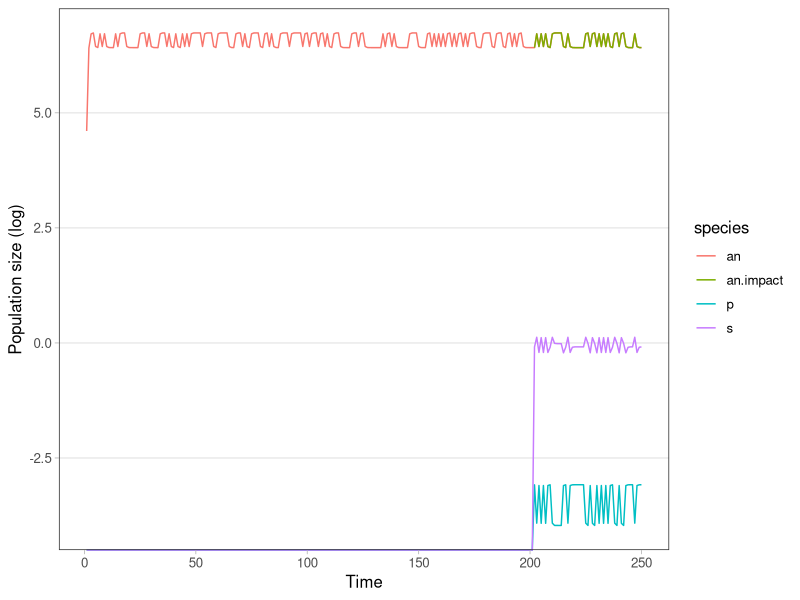
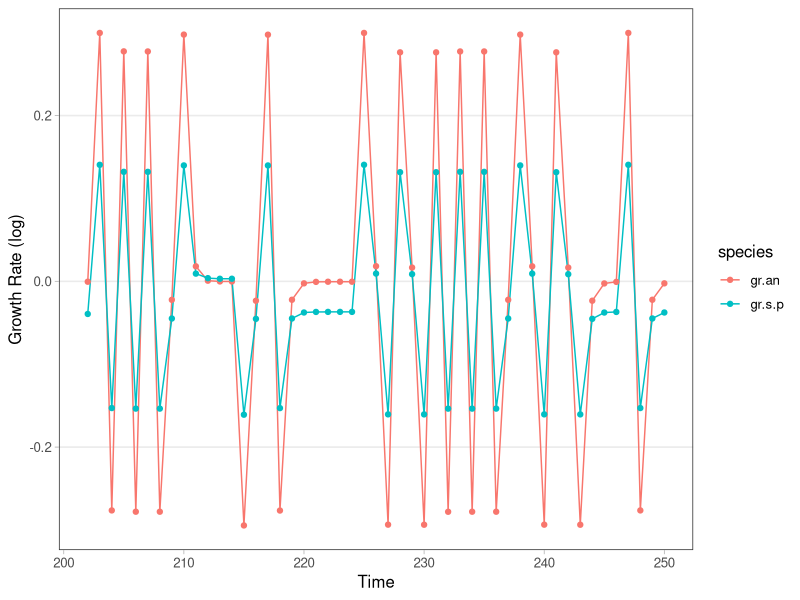
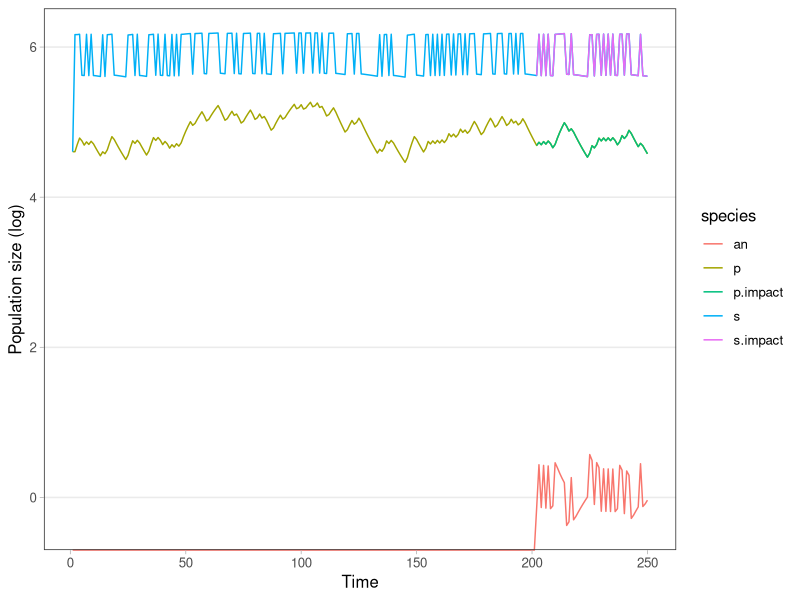
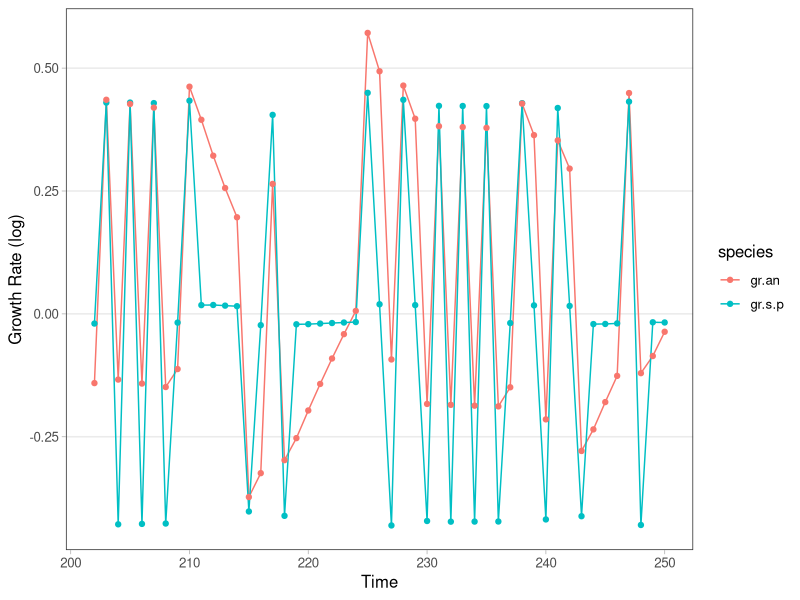
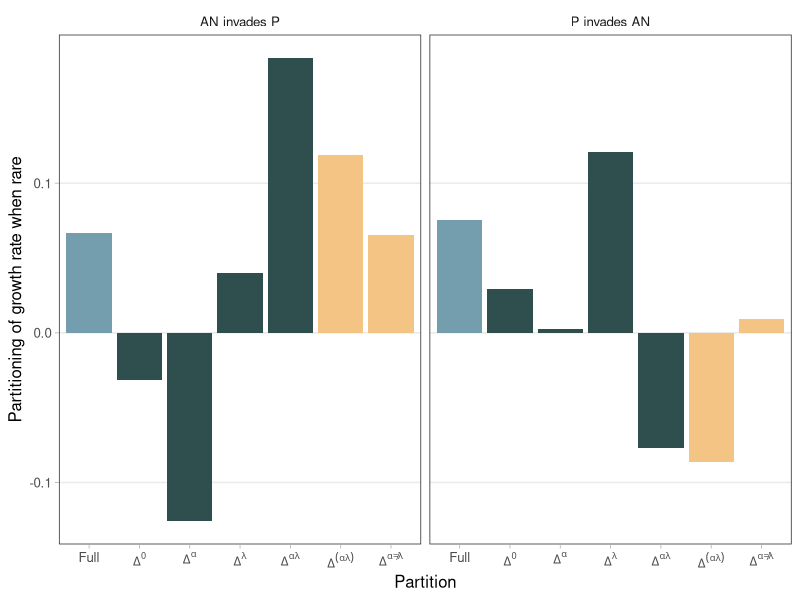

R code for these plots, in order:
## ---- chunk 1
knitr::opts_chunk$set(echo = TRUE)
library(tidyverse)

## Personal ggplot theme
theme_cw <- function () { 
  theme_bw(base_size=12) %+replace% 
    theme(
      panel.background = element_blank(), 
      plot.background = element_blank(), 
      axis.ticks = element_line(colour = "grey70", size = rel(0.5)),
      panel.grid.minor = element_blank(), 
      panel.grid.major.x = element_blank(),
      legend.background = element_blank(), 
      legend.key = element_blank(),
      strip.background = element_blank(), 
      #  strip.text=element_text(size=12),
      #  axis.text=element_text(size=12),
      complete = TRUE
    )
}
## ---- chunk 2
# main parameters
pars <- read.csv('model_parameters_perennials.csv') %>%
  mutate(seed.surv = NULL)

# adding average values to the parameter df
an.means <- pars %>%
  filter(species == 'an') %>% 
  select(a.an, a.s, a.p, lambda, seed.germ) %>%
  colMeans()
s.means <- pars %>%
  filter(species == 's') %>% 
  select(a.an, a.s, a.p, seed.germ, stem.surv) %>%
  colMeans()
p.means <- pars %>%
  filter(species == 'p') %>%
  select(a.an, a.s, a.p, lambda, stem.surv) %>%
  colMeans()

pars <- pars %>%
  add_row(treatment = 'average', species = 'an', 
          a.an = an.means['a.an'], a.s = an.means['a.s'], a.p = an.means['a.p'],
          lambda = an.means['lambda'], seed.germ = an.means['seed.germ'], 
          stem.surv = NA) %>%
  add_row(treatment = 'average', species = 's', 
          a.an = s.means['a.an'], a.s = s.means['a.s'], a.p = s.means['a.p'],
          lambda = NA, seed.germ = s.means['seed.germ'], 
          stem.surv = s.means['stem.surv']) %>%
  add_row(treatment = 'average', species = 'p', 
          a.an = p.means['a.an'], a.s = p.means['a.s'], a.p = p.means['a.p'],
          lambda = p.means['lambda'], seed.germ = NA, 
          stem.surv = p.means['stem.surv'])

## ---- chunk 3
pop_interactions <- function(N0, param){
  pars.s <- param %>% filter(species == 's')
  pars.p <- param %>% filter(species == 'p')
  pars.an <- param %>% filter(species == 'an')
  
  n.s <- N0$p*pars.p$lambda /
    (1 + pars.p$a.an * pars.an$seed.germ * N0$an +
       pars.p$a.s * pars.s$seed.germ * N0$s +
       pars.p$a.p * N0$p)
  
  n.p <- N0$p * pars.p$stem.surv +
    (N0$s * pars.s$seed.germ * pars.s$stem.surv) /
    (1 + pars.s$a.an * pars.an$seed.germ * N0$an +
       pars.s$a.s * pars.s$seed.germ * N0$s +
       pars.s$a.p * N0$p)
  
  n.an <- N0$an * pars.an$seed.germ *pars.an$lambda /
    (1+ pars.an$a.an * pars.an$seed.germ * N0$an +
       pars.an$a.s * pars.s$seed.germ * N0$s +
       pars.an$a.p * N0$p)
  
  n.all <- tibble(an = n.an,
                  s = n.s,
                  p = n.p)
  return(n.all)
}

## ---- chunk 4
run_invasion <- function(sp.invader, sp.resident, N0.r, parameters, env.cond,
                         vary.lambda = TRUE, vary.alpha = TRUE, covary = TRUE,
                         init.time.steps = 50, total.time.steps = 100) {
  
  
  # populations with resident species not impacted by the invader
  # NOTE: this isn't generic to any invader and resident species names
  n.all <- tibble(an = as.numeric(rep(NA, total.time.steps)),
                  s = as.numeric(rep(NA, total.time.steps)),
                  p = as.numeric(rep(NA, total.time.steps)))
  
  # setting initial populations
  n.all[1,sp.resident] <- N0.r
  n.all[1,sp.invader] <- 0
  
  # name of column(s) for resident species pop when impacted by invading pop
  sp.res.impact <- paste(sp.resident, 'impact', sep = '.')
  
  
  # parameters for the average env condition
  p.ave <- parameters %>% filter(treatment == 'average')
  
  # environmental condition vectors for the no covariance option
  env.lambda <- sample(env.cond, size = length(env.cond), replace = FALSE)
  env.alpha <- sample(env.cond, size = length(env.cond), replace = FALSE)
  
  for(t in 1:init.time.steps){
    # parameters for the varying env condition
    p.env <- parameters %>% filter(treatment == env.cond[t])
    
    # adjusting non-varying or non-covarying parameters
    lambda.columns <- c('lambda','seed.germ','stem.surv') # NOTE would need to change for a generalized function with different parameter columns
    alpha.columns <- c(paste('a', sp.invader, sep = '.'), 
                       paste('a', sp.resident, sep = '.'))
    
    # constant lambda
    if(vary.lambda == FALSE){
      p.env[,lambda.columns] <- p.ave[,lambda.columns]
    }
    
    # constant alpha
    if(vary.alpha == FALSE){
      p.env[,alpha.columns] <- p.ave[,alpha.columns]
    }
    
    # parameters for no covariance between alpha and lambda
    if(covary == FALSE){
      lambda.env  <- parameters %>% filter(treatment == env.lambda[t])
      alpha.env <- parameters %>% filter(treatment == env.alpha[t])
      p.env[,lambda.columns] <- lambda.env[,lambda.columns]
      p.env[,alpha.columns] <- alpha.env[,alpha.columns]
    }
    
    # running one time step with the appropriate environmental parameters
    n.all[t+1,] <- pop_interactions(N0 = n.all[t,], param = p.env)
    
  }
  
  # figuring out rough invader population distribution if the invader is perennial
  # using average parameters and resident population size during the final warm-up step
  # makes it faster for running in for loop
  if(length(sp.invader) > 1) {
    n.inv.start <- 1/length(sp.invader)
    n.old <- n.all[init.time.steps,]
    n.old[sp.invader] <- n.inv.start
    n.old.inv <- n.inv.start[1]
    change <- 1
    
    while(change > 0.1){
      n.update <- pop_interactions(N0 = n.old, param = p.ave)
      n.per.total <- sum(n.update[sp.invader])
      n.update[sp.invader] <- n.update[sp.invader]/n.per.total
      n.update[sp.resident] <- n.old[sp.resident]
      n.old <- n.update
      
      n.new.inv <- n.update[sp.invader]
      change <- abs(n.old.inv - n.new.inv[1])
      n.old.inv <- n.new.inv[1]
    }
  } 
  
  # running the resident and invader for the remaining time steps
  for (t in (init.time.steps+1):(total.time.steps-1)){
    # parameters for the varying env condition
    p.env <- parameters %>% filter(treatment == env.cond[t])
    
   # adjusting non-varying or non-covarying parameters
    lambda.columns <- c('lambda','seed.germ','stem.surv') # NOTE would need to change for a generalized function with different parameter columns
    alpha.columns <- c(paste('a', sp.invader, sep = '.'), 
                       paste('a', sp.resident, sep = '.'))
    
    # constant lambda
    if(vary.lambda == FALSE){
      p.env[,lambda.columns] <- p.ave[,lambda.columns]
    }
    
    # constant alpha
    if(vary.alpha == FALSE){
      p.env[,alpha.columns] <- p.ave[,alpha.columns]
    }
    
    # parameters for no covariance between alpha and lambda
    if(covary == FALSE){
      lambda.env  <- parameters %>% filter(treatment == env.lambda[t])
      alpha.env <- parameters %>% filter(treatment == env.alpha[t])
      p.env[,lambda.columns] <- lambda.env[,lambda.columns]
      p.env[,alpha.columns] <- alpha.env[,alpha.columns]
    }
    
    
    # running invader and resident together
    N0.together <- n.all[t,]
    
    # figuring out starting invader population distribution if the invader is perennial
    # starting from the n.old found for average conditions above
    if(length(sp.invader) > 1){
      change <- 1
      while(change > 0.01){
        n.update <- pop_interactions(N0 = n.old, param = p.env)
        n.per.total <- sum(n.update[sp.invader])
        n.update[sp.invader] <- n.update[sp.invader]/n.per.total
        n.update[sp.resident] <- n.old[sp.resident]
        n.old <- n.update
        n.new.inv <- n.update[sp.invader]
        change <- abs(n.old.inv - n.new.inv[1])
        n.old.inv <- n.new.inv[1]
      }
      N0.together[sp.invader] <- n.update[sp.invader] # using the equilibrium stage distribution from above
    } else {
      N0.together[sp.invader] <- 1 # if the invader has only one life stage
    }
    
    
    # running one time step with the appropriate environmental parameters
    n.res.impact <- pop_interactions(N0 = N0.together, param = p.env)
    
    # saving this output as the invader population and the impacted resident population
    n.all[t+1,sp.invader] <- n.res.impact[sp.invader]
    n.all[t+1,sp.res.impact] <- n.res.impact[sp.resident]
    
    # a version of this with the resident unaffected by the invader
    N0.res.only <- n.all[t,] %>% select(all_of(sp.invader), all_of(sp.resident))
    N0.res.only[sp.invader] <- 0
    n.res.only <- pop_interactions(N0 = N0.res.only, param = p.env)
    n.all[t+1,sp.resident] <- n.res.only[sp.resident]
    
    # growth rate of the resident
    sp.res.gr <- paste('gr', paste(sp.resident, collapse = '.'), sep = '.') # column name
    n.all[t+1,sp.res.gr] <- sum(n.all[t+1,sp.res.impact])/sum(n.all[t,sp.resident])
    
    # growth rate of the invader
    sp.inv.gr <- paste('gr', paste(sp.invader, collapse = '.'), sep = '.') # column name
    n.all[t+1,sp.inv.gr] <- sum(n.all[t+1,sp.invader])
    
  }
  
  n.all$time <- 1:total.time.steps
  return(n.all)
  
}

## ---- chunk 5
plot_invasion <- function(df){ # plots actual population sizes
  df.long <- df %>% 
    pivot_longer(cols = !c(time, starts_with('gr')),
                 names_to = 'species', values_to = 'n',
                 values_drop_na = TRUE) %>% 
    mutate(n.log = log(n))

  
  ggplot(df.long, aes(x = time, y = n.log, color = species)) +
    geom_line() +
    theme_cw() +
    xlab('Time') + 
    ylab('Population size (log)')
  
}

plot_gr <- function(df) { # plots population growth rates
  df.long <- df %>% 
    pivot_longer(cols = starts_with('gr'),
                 names_to = 'species', values_to = 'n',
                 values_drop_na = TRUE) %>% 
    mutate(n.log = log(n))
  
  
  ggplot(df.long, aes(x = time, y = n.log, color = species)) +
    geom_line() +
    geom_point() +
    theme_cw() +
    xlab('Time') + 
    ylab('Growth Rate (log)')
}
## ---- chunk 6
time.warm.up <- 200
time.full <- 250

# two equally probable environmental conditions
env.draw <- rbinom(time.full, 1, 0.5) 
env.condition <- if_else(env.draw > 0, 'wet','dry')
  
invade.per.full <-  run_invasion(sp.invader = c('s','p'), sp.resident = 'an', N0.r = 100, 
                         parameters = pars, env.cond = env.condition,
                         vary.lambda = TRUE, vary.alpha = TRUE, 
                         covary = TRUE,
                         init.time.steps = time.warm.up, total.time.steps = time.full)

plot_invasion(invade.per.full)
plot_gr(invade.per.full)



invade.an.full <-  run_invasion(sp.invader = 'an', sp.resident = c('s','p'), N0.r = 100, 
                         parameters = pars, env.cond = env.condition,
                         vary.lambda = TRUE, vary.alpha = TRUE, 
                         covary = TRUE,
                         init.time.steps = time.warm.up, total.time.steps = time.full)

plot_invasion(invade.an.full)
plot_gr(invade.an.full)

## ---- chunk 7
partition_epsilons <- function(sp.inv, sp.res){
  
  time.warm.up <- 200
  time.full <- 300
  
  # two equally probable environmental conditions
  env.draw <- rbinom(time.full, 1, 0.5) 
  env.condition <- if_else(env.draw > 0, 'wet','dry')
  
  res.name <- paste(sp.res, collapse = '.')
  inv.name <- paste(sp.inv, collapse = '.')
  
  part <- tibble(sp.invader = inv.name, sp.resident = res.name)
  
  # no variation
  invade.none <-  run_invasion(sp.invader = sp.inv, sp.resident = sp.res,
                               N0.r = 100, parameters = pars, env.cond = env.condition,
                               init.time.steps = time.warm.up, total.time.steps = time.full,
                               vary.lambda = FALSE, vary.alpha = FALSE) %>%
    filter(time > time.warm.up + 1) %>% 
    pivot_longer(cols = starts_with('gr'),
                 names_to = 'species', names_prefix = 'gr.',
                 values_to = 'growth.rate',
                 values_drop_na = TRUE) %>% 
    mutate(gr.log = log(growth.rate))
  
  part$inv.e0 <- invade.none %>% 
    filter(species == inv.name) %>%
    select(gr.log) %>% colMeans()
  part$res.e0 <- invade.none %>% 
    filter(species == res.name) %>%
    select(gr.log) %>% colMeans()
  
  # lambda variation only
  invade.l <-  run_invasion(sp.invader = sp.inv, sp.resident = sp.res,
                            N0.r = 100, parameters = pars, env.cond = env.condition,
                            init.time.steps = time.warm.up, total.time.steps = time.full,
                            vary.lambda = TRUE, vary.alpha = FALSE) %>%
    filter(time > time.warm.up + 1) %>% 
    pivot_longer(cols = starts_with('gr'),
                 names_to = 'species', names_prefix = 'gr.',
                 values_to = 'growth.rate',
                 values_drop_na = TRUE) %>% 
    mutate(gr.log = log(growth.rate))
  
  l.inv.mean <- invade.l %>% 
    filter(species == inv.name) %>%
    select(gr.log) %>% colMeans()
  l.res.mean <- invade.l %>% 
    filter(species == res.name) %>%
    select(gr.log) %>% colMeans()
  
  part$inv.el <- l.inv.mean - part$inv.e0 
  part$res.el <- l.res.mean- part$inv.e0
  
  # alpha variation only
  invade.a <-  run_invasion(sp.invader = sp.inv, sp.resident = sp.res,
                            N0.r = 100, parameters = pars, env.cond = env.condition,
                            init.time.steps = time.warm.up, total.time.steps = time.full,
                            vary.lambda = FALSE, vary.alpha = TRUE) %>%
    filter(time > time.warm.up + 1) %>% 
    pivot_longer(cols = starts_with('gr'),
                 names_to = 'species', names_prefix = 'gr.',
                 values_to = 'growth.rate',
                 values_drop_na = TRUE) %>% 
    mutate(gr.log = log(growth.rate))
  
  a.inv.mean <- invade.a %>% 
    filter(species == inv.name) %>%
    select(gr.log) %>% colMeans()
  a.res.mean <- invade.a %>% 
    filter(species == res.name) %>%
    select(gr.log) %>% colMeans()
  
  part$inv.ea <- a.inv.mean - part$inv.e0 
  part$res.ea <- a.res.mean- part$inv.e0
  
  # full variation
  invade.full <-  run_invasion(sp.invader = sp.inv, sp.resident = sp.res,
                               N0.r = 100, parameters = pars, env.cond = env.condition,
                               init.time.steps = time.warm.up, total.time.steps = time.full,
                               vary.lambda = TRUE, vary.alpha = TRUE) %>%
    filter(time > time.warm.up + 1) %>% 
    pivot_longer(cols = starts_with('gr'),
                 names_to = 'species', names_prefix = 'gr.',
                 values_to = 'growth.rate',
                 values_drop_na = TRUE) %>% 
    mutate(gr.log = log(growth.rate))
  
  part$inv.full <- invade.full %>% 
    filter(species == inv.name) %>%
    select(gr.log) %>% colMeans()
  part$res.full <- invade.full %>% 
    filter(species == res.name) %>%
    select(gr.log) %>% colMeans()
  
  part$inv.eint <- part$inv.full - (part$inv.e0 + part$inv.el + part$inv.ea)
  part$res.eint <- part$res.full - (part$res.e0 + part$res.el + part$res.ea)
  
  # # no correlation
   invade.nocov <- run_invasion(sp.invader = sp.inv, sp.resident = sp.res,
                               N0.r = 100, parameters = pars, env.cond = env.condition,
                               init.time.steps = time.warm.up, total.time.steps = time.full,
                               vary.lambda = TRUE, vary.alpha = TRUE,
                               covary = FALSE) %>%
    filter(time > time.warm.up + 1) %>% 
    pivot_longer(cols = starts_with('gr'),
                 names_to = 'species', names_prefix = 'gr.',
                 values_to = 'growth.rate',
                 values_drop_na = TRUE) %>% 
    mutate(gr.log = log(growth.rate))
   
   part$inv.nocov <- invade.nocov %>% 
    filter(species == inv.name) %>%
    select(gr.log) %>% colMeans()
   part$res.nocov <- invade.nocov %>% 
    filter(species == res.name) %>%
    select(gr.log) %>% colMeans()
  
   part$inv.storage <- part$inv.eint - part$inv.nocov
   part$res.storage <- part$res.eint - part$res.nocov
  
  return(part)
}


## ---- chunk 8
time.warm.up <- 200
time.full <- 300

partitions <- partition_epsilons(sp.inv = c('s','p'), sp.res = 'an') %>%
  rbind(partition_epsilons(sp.inv = 'an', sp.res = c('s','p'))) %>%
  #pivot_longer(cols = inv.e0:res.eint) %>%
  pivot_longer(cols = inv.e0:res.storage) %>%
  separate(name, into = c('player', 'partition')) %>%
  pivot_wider(names_from = player, values_from = value) %>%
  mutate(delta = inv - res,
         partition = factor(partition, 
                            levels = c('full','e0','ea','el','eint',
                                       'storage','nocov')))

# This is not currently generalized
species_names <- c(
  an = 'AN invades P',
  s.p = 'P invades AN'
)

colors <- c("#5445b1", "#749dae", "#f3c483", "#5c1a33", "#cd3341", "#f7dc6a", "#4DA896")
colors2 <- c("#749dae", rep('darkslategrey', times = 4), rep("#f3c483", times = 2))

ggplot(partitions, aes(x = partition, y = delta, fill = partition)) + 
  facet_grid(cols = vars(sp.invader),
             labeller = labeller(sp.invader = species_names)) + 
  geom_bar(stat = 'identity', position = position_dodge()) +
  theme_cw() +
  ylab('Partitioning of growth rate when rare') +
  scale_x_discrete(labels = c('full' = 'Full',  'e0' = expression(Delta^0), 'ea' = expression(Delta^alpha),
                              'el' = expression(Delta^lambda), 'eint' = expression(Delta^{alpha*lambda}),
                              'storage' = expression(Delta^(alpha*lambda)), 'nocov' = expression(Delta^{alpha!=lambda})),
                   name = 'Partition') +
  scale_fill_manual(values = colors2) +
  guides(fill = 'none')

# ggsave('partitions.pdf', width = 8, height = 5, units = 'in')

